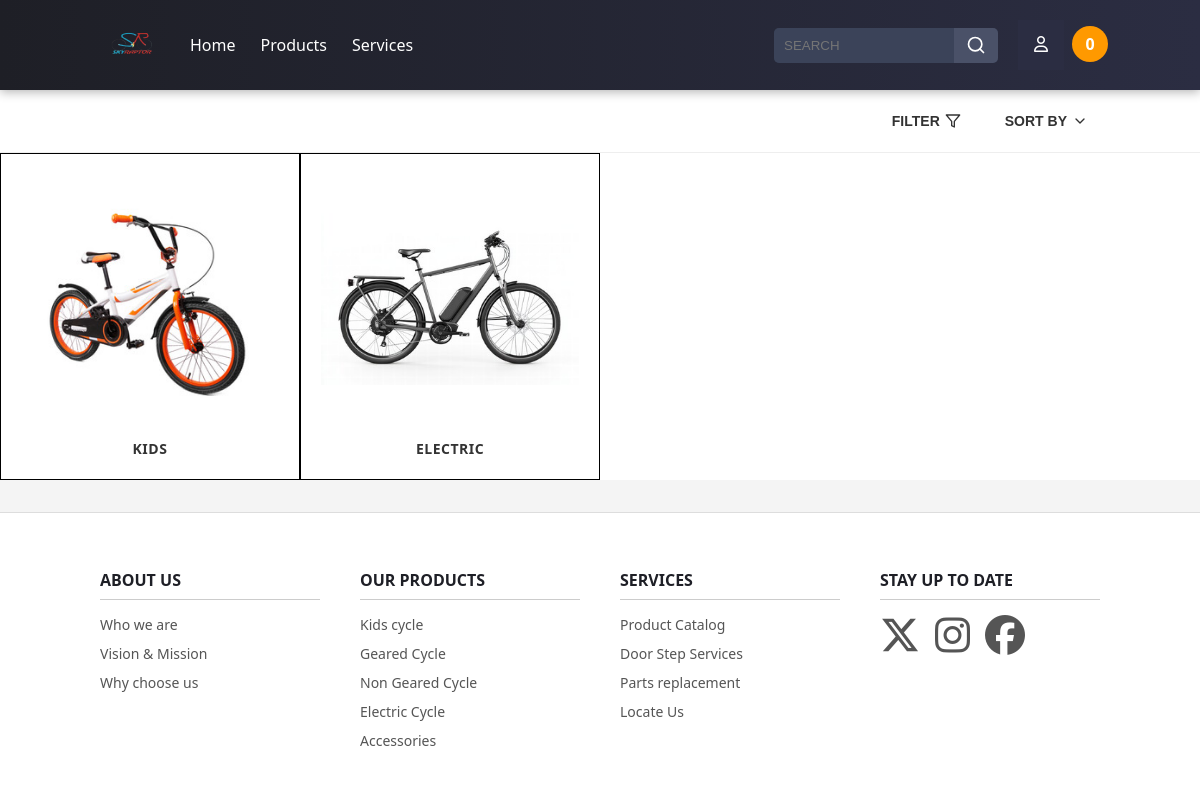
Before: /products/ with the older database file.
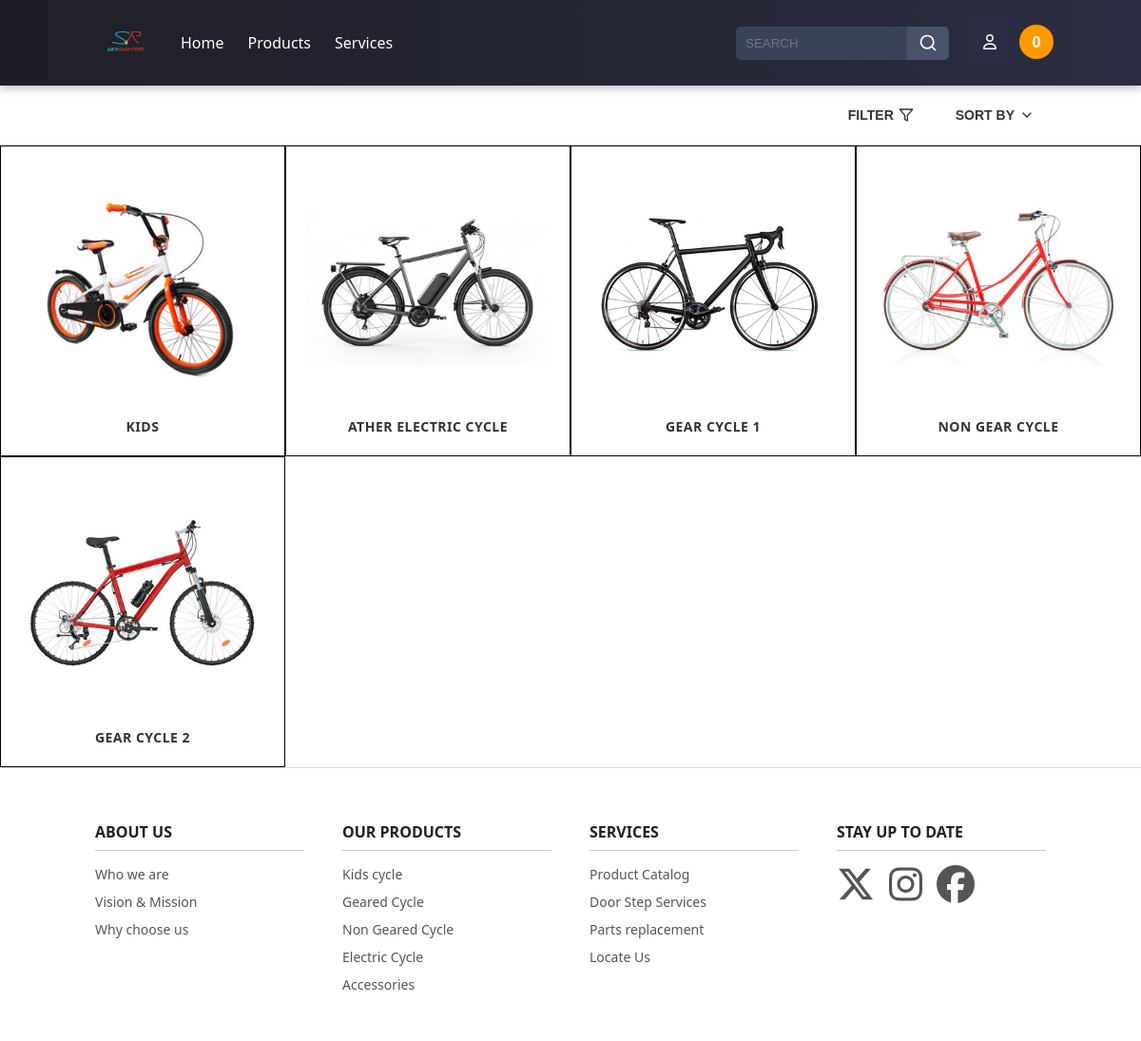
After: the same page with the newer database file.
### skyraptor/models.py (models this page shows, shortened)
class Product(models.Model):
    name = models.CharField(max_length=255)
    description = models.TextField()
    price = models.IntegerField(max_length=10)
    Category = models.ForeignKey(Category, on_delete=models.CASCADE, default=1)
    image = models.ImageField(upload_to='uploads/product/')

### skyraptor/views.py (the view)
# urls.py: path('products/', views.products, name='products'),
def products(request):
    products = Product.objects.all()
    return render(request, 'html/products.html', {'products': products})

### cart/cart.py (called while the page is built)
    def __len__(self):
        return len(self.cart)

### cart/context_processors.py (called while the page is built)
def cart(request):
    return {'cart': Cart(request)}

### skyraptor/templates/html/products.html (shortened to what this page needs)
{% load static %}
<!DOCTYPE html>
<html lang="en">
<head>
  <link rel="stylesheet" href="{% static 'css/products.css' %}">
</head>
<body>
  <nav class="main-nav">
    <div class="nav-left">
      <a href="#" class="logo">
        <img src="{% static 'img/logo.png' %}" alt="Logo" style="height: 50px; width: 65px">
      </a>
      <ul class="main-menu">
        <li><a href="{% url 'home' %}">Home</a></li>
        <li class="has-megamenu">
          <a href="{% url 'products' %}">Products</a>
        </li>
        <li class="has-megamenu">
          <a href="#">Services</a>
        </li>
      </ul>
    </div>
    <div class="nav-right">
      <div class="search-box">
        <input type="text" placeholder="SEARCH">
        <button type="submit">
          <svg xmlns="http://www.w3.org/2000/svg" width="20" height="20" viewBox="0 0 24 24" fill="none"
            stroke="currentColor" stroke-width="2" stroke-linecap="round" stroke-linejoin="round">
            <circle cx="11" cy="11" r="8"></circle>
            <line x1="21" y1="21" x2="16.65" y2="16.65"></line>
          </svg>
        </button>
      </div>
      <div class="dropdown">
        <button class="dropbtn"><i class="fa-regular fa-user"></i></button>
      </div>
      <a href="{% url 'cart_summary' %}">
        <span class="cart-count" id="cart_quantity">{{ cart|length }}</span>
      </a>
    </div>
  </nav>
  <header class="product-header">
    <div class="product-controls">
      <button class="filter-button">
        FILTER
        <svg xmlns="http://www.w3.org/2000/svg" width="16" height="16" viewBox="0 0 24 24" fill="none"
          stroke="currentColor" stroke-width="2" stroke-linecap="round" stroke-linejoin="round">
          <polygon points="22 3 2 3 10 12.46 10 19 14 21 14 12.46 22 3"></polygon>
        </svg>
      </button>
      <button class="sort-button">
        SORT BY
        <svg xmlns="http://www.w3.org/2000/svg" width="16" height="16" viewBox="0 0 24 24" fill="none"
          stroke="currentColor" stroke-width="2" stroke-linecap="round" stroke-linejoin="round">
          <polyline points="6 9 12 15 18 9"></polyline>
        </svg>
      </button>
    </div>
  </header>
  <main class="product-grid">
    {% for product in products %}
    <a href="{% url 'product_view' product.id %}">
      <div class="product-card">
        <div class="product-image">
          <img src="{{ product.image.url }}">
        </div>
        <div class="product-info">
          <h3 class="product-name">{{ product.name }}</h3>
        </div>
      </div>
    </a>
    {% endfor %}
  </main>
  <footer class="main-footer">
    <div class="footer-container">
      <div class="footer-links">
        <h3>ABOUT US</h3>
        <ul>
          <li><a href="#">Who we are</a></li>
          <li><a href="#">Vision & Mission</a></li>
          <li><a href="#">Why choose us</a></li>
        </ul>
      </div>
      <div class="footer-links">
        <h3>OUR PRODUCTS</h3>
        <ul>
          <li><a href="{% url 'category' 'Kids' %}">Kids cycle</a></li>
          <li><a href="{% url 'category' 'Gear' %}">Geared Cycle</a></li>
          <li><a href="{% url 'category' 'Non-Gear' %}">Non Geared Cycle</a></li>
          <li><a href="{% url 'category' 'Electric' %}">Electric Cycle</a></li>
          <li><a href="{% url 'category' 'Accessories' %}">Accessories</a></li>
        </ul>
      </div>
      <div class="footer-links">
        <h3>SERVICES</h3>
        <ul>
          <li><a href="#">Product Catalog</a></li>
          <li><a href="#">Door Step Services</a></li>
          <li><a href="#">Parts replacement</a></li>
          <li><a href="#">Locate Us</a></li>
        </ul>
      </div>
      <div class="footer-links">
        <h3>STAY UP TO DATE</h3>
        <ul class="social-icons">
          <li><a href="https://x.com" target="_blank" aria-label="X">
              <i class="fa-brands fa-x-twitter"></i>
            </a></li>
          <li><a href="https://instagram.com" target="_blank" aria-label="Instagram">
              <i class="fa-brands fa-instagram"></i>
            </a></li>
          <li><a href="https://facebook.com" target="_blank" aria-label="Facebook">
              <i class="fa-brands fa-facebook"></i>
            </a></li>
        </ul>
      </div>
    </div>
  </footer>
</body>
</html>

Changed rows visible on the page:
changed Product: name "ELECTRIC" → "ATHER ELECTRIC CYCLE"
added Product: image (picture), name "GEAR CYCLE 1"
added Product: image (picture), name "NON GEAR CYCLE"
added Product: image (picture), name "GEAR CYCLE 2"
